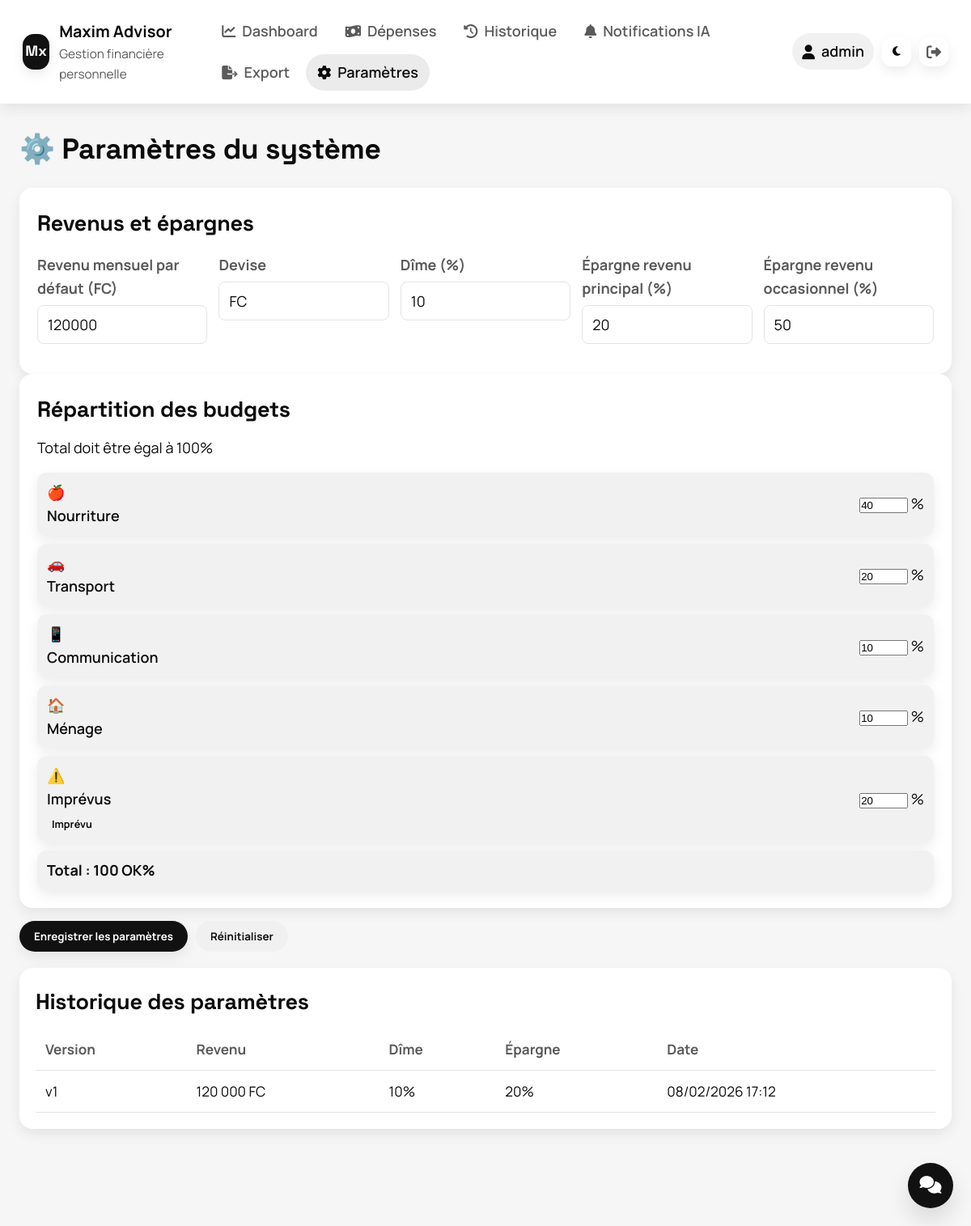
The app's page /?page=settings (signed in) with its own data.
### tables this page shows
CREATE TABLE parameters (
    id INTEGER PRIMARY KEY AUTOINCREMENT,
    version INTEGER NOT NULL DEFAULT 1,
    default_income INTEGER NOT NULL DEFAULT 120000,
    currency TEXT NOT NULL DEFAULT 'FC',
    tithing_percent INTEGER NOT NULL DEFAULT 10,
    main_saving_percent INTEGER NOT NULL DEFAULT 20,
    extra_saving_percent INTEGER NOT NULL DEFAULT 50,
    created_at DATETIME DEFAULT CURRENT_TIMESTAMP,
    is_active BOOLEAN DEFAULT 1
);

CREATE TABLE budget_categories (
    id INTEGER PRIMARY KEY AUTOINCREMENT,
    name TEXT NOT NULL,
    color TEXT NOT NULL,
    icon TEXT NOT NULL,
    is_unexpected BOOLEAN DEFAULT 0,
    position INTEGER NOT NULL
);

### includes/database.php (called while the page is built, shortened)
<?php
require_once __DIR__ . '/config.php';
function getDatabase() {
    static $db = null;
    if ($db === null) {
        try {
            $db = new PDO('sqlite:' . DB_PATH);
            $db->setAttribute(PDO::ATTR_ERRMODE, PDO::ERRMODE_EXCEPTION);
            $db->exec('PRAGMA foreign_keys = ON');
        } catch (PDOException $e) {
            die('Erreur de connexion à la base de données: ' . $e->getMessage());
        }
    }
    return $db;
}
function queryAll($sql, $params = []) {
    $db = getDatabase();
    $stmt = $db->prepare($sql);
    $stmt->execute($params);
    return $stmt->fetchAll(PDO::FETCH_ASSOC);
}
function queryOne($sql, $params = []) {
    $db = getDatabase();
    $stmt = $db->prepare($sql);
    $stmt->execute($params);
    return $stmt->fetch(PDO::FETCH_ASSOC);
}
?>

### includes/parameters.php (called while the page is built, shortened)
<?php
require_once __DIR__ . '/database.php';
require_once __DIR__ . '/config.php';
function getCurrentParameters() {
    $sql = "SELECT * FROM parameters WHERE is_active = 1 LIMIT 1";
    $params = queryOne($sql);
    return $params;
}
function getParametersHistory($limit = 10) {
    $sql = "SELECT * FROM parameters
            ORDER BY created_at DESC
            LIMIT ?";
    return queryAll($sql, [$limit]);
}
?>

### includes/budgets.php (called while the page is built, shortened)
<?php
require_once __DIR__ . '/database.php';
function getAllCategories() {
    $sql = "SELECT * FROM budget_categories ORDER BY position";
    return queryAll($sql);
}
function getBudgetPercentages($parametersVersion) {
    $rows = queryAll(
        "SELECT category_id, percentage FROM budget_percentages WHERE parameters_version = ? ORDER BY category_id",
        [$parametersVersion]
    );
    $percentages = [];
    foreach ($rows as $row) {
        $percentages[(int)$row['category_id']] = (int)$row['percentage'];
    }
    return $percentages;
}

### includes/config.php (called while the page is built, shortened)
<?php
function formatCurrency($amount) {
    return number_format($amount, 0, ',', ' ') . ' ' . CURRENCY;
}
?>

### pages/settings.php (the view, shortened to what this page needs)
<?php
require_once __DIR__ . '/../includes/parameters.php';
require_once __DIR__ . '/../includes/budgets.php';
$currentParams = getCurrentParameters();
$categories = getAllCategories();
$budgetPercentages = getBudgetPercentages($currentParams['id']);
$history = getParametersHistory(5);
?>
<div class="settings-container">
    <h2>⚙️ Paramètres du système</h2>
    <form method="POST" class="settings-form">
        <div class="settings-section">
            <h3>Revenus et épargnes</h3>
            <div class="form-grid">
                <div class="form-group">
                    <label>Revenu mensuel par défaut (FC)</label>
                    <input type="number" name="default_income"
                           value="<?php echo htmlspecialchars($currentParams['default_income']); ?>"
                           required min="0">
                </div>
                <div class="form-group">
                    <label>Devise</label>
                    <input type="text" name="currency"
                           value="<?php echo htmlspecialchars($currentParams['currency']); ?>"
                           required maxlength="3">
                </div>
                <div class="form-group">
                    <label>Dîme (%)</label>
                    <input type="number" name="tithing_percent"
                           value="<?php echo htmlspecialchars($currentParams['tithing_percent']); ?>"
                           required min="0" max="100">
                </div>
                <div class="form-group">
                    <label>Épargne revenu principal (%)</label>
                    <input type="number" name="main_saving_percent"
                           value="<?php echo htmlspecialchars($currentParams['main_saving_percent']); ?>"
                           required min="0" max="100">
                </div>
                <div class="form-group">
                    <label>Épargne revenu occasionnel (%)</label>
                    <input type="number" name="extra_saving_percent"
                           value="<?php echo htmlspecialchars($currentParams['extra_saving_percent']); ?>"
                           required min="0" max="100">
                </div>
            </div>
        </div>
        <div class="settings-section">
            <h3>Répartition des budgets</h3>
            <p class="form-help">Total doit être égal à 100%</p>
            <div class="budget-percentages">
                <?php foreach ($categories as $category): ?>
                <div class="budget-category-input">
                    <div class="category-info">
                        <span class="category-icon"><?php echo $category['icon']; ?></span>
                        <span class="category-name"><?php echo htmlspecialchars($category['name']); ?></span>
                        <?php if ($category['is_unexpected']): ?>
                        <span class="unexpected-badge">Imprévu</span>
                        <?php endif; ?>
                    </div>
                    <div class="percentage-input">
                        <input type="number"
                               name="budget_<?php echo $category['id']; ?>"
                               value="<?php echo $budgetPercentages[$category['id']] ?? 0; ?>"
                               min="0" max="100"
                               class="budget-percentage"
                               data-category="<?php echo $category['id']; ?>">
                        <span class="percentage-suffix">%</span>
                    </div>
                </div>
                <?php endforeach; ?>
                <div class="budget-total">
                    <strong>Total :</strong>
                    <span id="budget-total">0</span>%
                </div>
            </div>
        </div>
        <div class="form-actions">
            <button type="submit" class="btn btn-primary">Enregistrer les paramètres</button>
            <button type="reset" class="btn btn-secondary">Réinitialiser</button>
        </div>
    </form>
    <div class="settings-history">
        <h3>Historique des paramètres</h3>
        <table class="history-table">
            <thead>
                <tr>
                    <th>Version</th>
                    <th>Revenu</th>
                    <th>Dîme</th>
                    <th>Épargne</th>
                    <th>Date</th>
                </tr>
            </thead>
            <tbody>
                <?php foreach ($history as $param): ?>
                <tr <?php echo $param['is_active'] ? 'class="active"' : ''; ?>>
                    <td>v<?php echo $param['id']; ?></td>
                    <td><?php echo formatCurrency($param['default_income']); ?></td>
                    <td><?php echo $param['tithing_percent']; ?>%</td>
                    <td><?php echo $param['main_saving_percent']; ?>%</td>
                    <td><?php echo date('d/m/Y H:i', strtotime($param['created_at'])); ?></td>
                </tr>
                <?php endforeach; ?>
            </tbody>
        </table>
    </div>
</div>

### records on screen
parameters: default_income "120000", currency "FC", tithing_percent "10", main_saving_percent "20", extra_saving_percent "50", id "1", default_income "120 000 FC", created_at "08/02/2026 17:12"
budget_categories: icon "🍎", name "Nourriture", id "40"
budget_categories: icon "🚗", name "Transport", id.main_saving_percent "20"
budget_categories: icon "📱", name "Communication", id.tithing_percent "10"
budget_categories: icon "🏠", name "Ménage", id.tithing_percent "10"
budget_categories: icon "⚠️", name "Imprévus", is_unexpected "Imprévu", id.main_saving_percent "20"

### other values on screen
APP_NAME "Maxim Advisor"
$_SESSION['username'] "admin"
